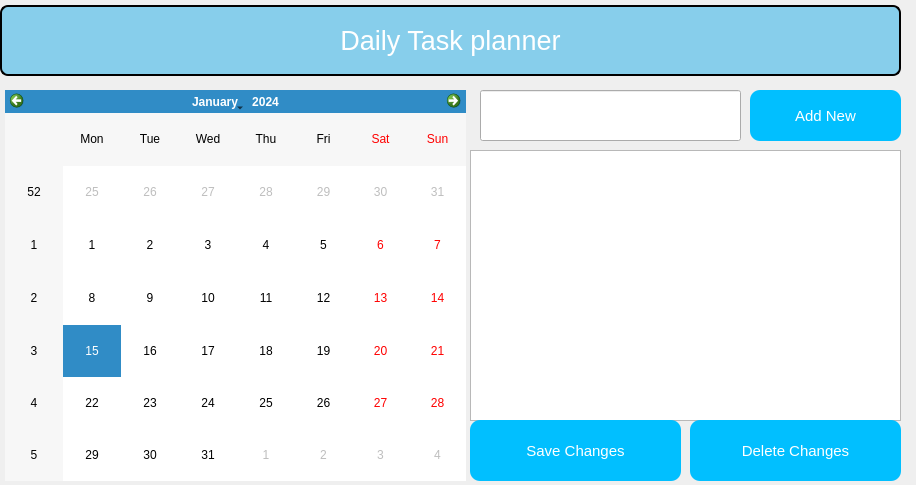
<?xml version="1.0" encoding="UTF-8"?>
<ui version="4.0">
 <class>Form</class>
 <widget class="QWidget" name="Form">
  <property name="geometry">
   <rect>
    <x>0</x>
    <y>0</y>
    <width>916</width>
    <height>485</height>
   </rect>
  </property>
  <property name="windowTitle">
   <string>Form</string>
  </property>
  <widget class="QCalendarWidget" name="calendarWidget">
   <property name="geometry">
    <rect>
     <x>5</x>
     <y>90</y>
     <width>461</width>
     <height>391</height>
    </rect>
   </property>
  </widget>
  <widget class="QListWidget" name="listWidget">
   <property name="geometry">
    <rect>
     <x>470</x>
     <y>150</y>
     <width>431</width>
     <height>271</height>
    </rect>
   </property>
  </widget>
  <widget class="QLabel" name="label">
   <property name="geometry">
    <rect>
     <x>0</x>
     <y>5</y>
     <width>901</width>
     <height>71</height>
    </rect>
   </property>
   <property name="styleSheet">
    <string notr="true">font:20pt;
background-color:skyblue;
color:white;
font-family:Arial;
border:2px solid black;
border-radius:8px;</string>
   </property>
   <property name="text">
    <string>Daily Task planner</string>
   </property>
   <property name="alignment">
    <set>Qt::AlignCenter</set>
   </property>
  </widget>
  <widget class="QLineEdit" name="lineEdit">
   <property name="geometry">
    <rect>
     <x>480</x>
     <y>90</y>
     <width>261</width>
     <height>51</height>
    </rect>
   </property>
  </widget>
  <widget class="QPushButton" name="pushButton">
   <property name="geometry">
    <rect>
     <x>750</x>
     <y>90</y>
     <width>151</width>
     <height>51</height>
    </rect>
   </property>
   <property name="styleSheet">
    <string notr="true">border-radius:10px;
background-color:#01bfff;
color:white;
font:11pt</string>
   </property>
   <property name="text">
    <string>Add New</string>
   </property>
  </widget>
  <widget class="QPushButton" name="pushButton_2">
   <property name="geometry">
    <rect>
     <x>470</x>
     <y>420</y>
     <width>211</width>
     <height>61</height>
    </rect>
   </property>
   <property name="styleSheet">
    <string notr="true">border-radius:10px;
background-color:#01bfff;
color:white;
font:11pt</string>
   </property>
   <property name="text">
    <string>Save Changes</string>
   </property>
  </widget>
  <widget class="QPushButton" name="pushButton_3">
   <property name="geometry">
    <rect>
     <x>690</x>
     <y>420</y>
     <width>211</width>
     <height>61</height>
    </rect>
   </property>
   <property name="styleSheet">
    <string notr="true">border-radius:10px;
background-color:#01bfff;
color:white;
font:11pt</string>
   </property>
   <property name="text">
    <string>Delete Changes</string>
   </property>
  </widget>
 </widget>
 <resources/>
 <connections/>
</ui>
